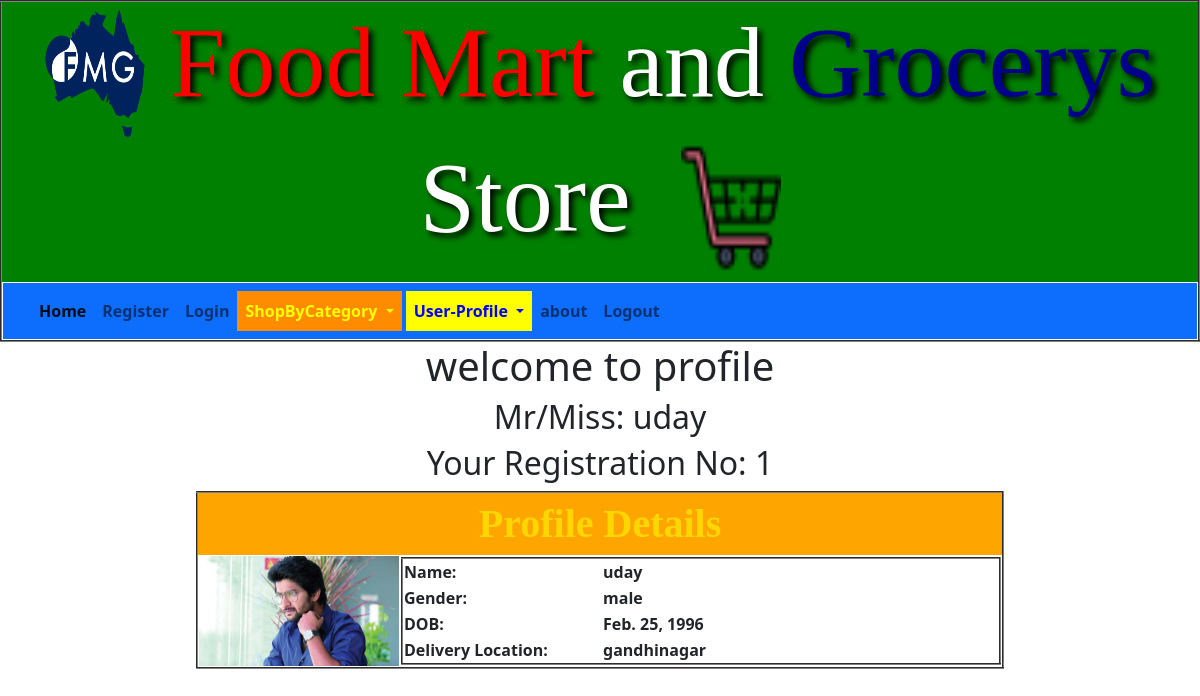
The app's page /v_profile/ (signed in) with its own data.
### myshop/models.py (models this page shows)
class RegistrationModel(models.Model):
    rno=models.AutoField(primary_key=True)
    name=models.CharField(max_length=100)
    contact=models.IntegerField(unique=True)
    email=models.EmailField(unique=True)
    password=models.CharField(max_length=30)
    otp=models.IntegerField()
    doj=models.DateField(auto_now_add=True)
    status=models.CharField(max_length=100,default="pending")
    def __str__(self):
        return self.name

class ProfileModel(models.Model):
    pno=models.AutoField(primary_key=True)
    person=models.OneToOneField(RegistrationModel,on_delete=models.CASCADE)
    gender=models.CharField(max_length=20)
    dob=models.DateField()
    address=models.CharField(max_length=300)
    image=models.ImageField(upload_to='prof_img/')

### myshop/views.py (the view)
# urls.py: path('v_profile/',views.viewProfile,name='v_profile'),
def viewProfile(request):
    try:
        if request.session["name"]:
            try:
                result=ProfileModel.objects.get(person__name=request.session['name'])
                status=True
                return render(request, 'myshoptemplate/v_profile.html', {"status": status, 'result': result})
            except ProfileModel.DoesNotExist:
                status=False
                return render(request, 'myshoptemplate/v_profile.html', {"status": status})
        else:
            return  render(request,'myshoptemplate/v_profile.html')
    except KeyError:
        return render(request, 'myshoptemplate/v_profile.html')

### templates/myshoptemplate/v_profile.html (shortened to what this page needs)
{% extends 'myshoptemplate/common.html' %}
{% block common %}
    {% load static %}
    {% if request.session.contact %}
        <h1 align="center">welcome to profile</h1>
        <h2 align="center">Mr/Miss: {{ request.session.name }}</h2>
        <h2 align="center">Your Registration No: {{ request.session.rno }}</h2>
        {% if status %}
            <table align="center" border="2">
            <tr>
                <th style="text-align: center;font-size: 40px;font-family: 'Agency FB';color: gold;background-color: orange"colspan="2">Profile Details</th>
            </tr>
            <tr>
                <th><img src="{{ result.image.url }}" height="110" width="200"></th>
                <th>
                    <table align="center" width="600" border="2" style="padding: 6px">
                        <tr>
                            <th width="200">Name:</th>
                            <th>{{ result.person }}<br></th>
                        </tr>
                        <tr><th>Gender:</th>
                            <th>{{ result.gender }}<br></th>
                        </tr>
                        <tr>
                            <th>DOB:</th>
                            <th>{{ result.dob }}<br></th>
                        </tr>
                        <tr>
                            <th>Delivery Location:</th>
                            <th>{{ result.address }}<br></th>
                        </tr>
                    </table>
                </th>
            </tr>
            </table>
        {% endif %}
    {% else %}
        <h1 align="center">Please Do Login First</h1>
        <h4 align="center">Without Login You Cannot access this page</h4>
    {% endif %}
{% endblock %}

### records on screen
RegistrationModel: session.name "uday"
ProfileModel: image (picture), person "uday", gender "male", dob "Feb. 25, 1996", address "gandhinagar"

### other values on screen
{{ request.session.rno }} "1"
